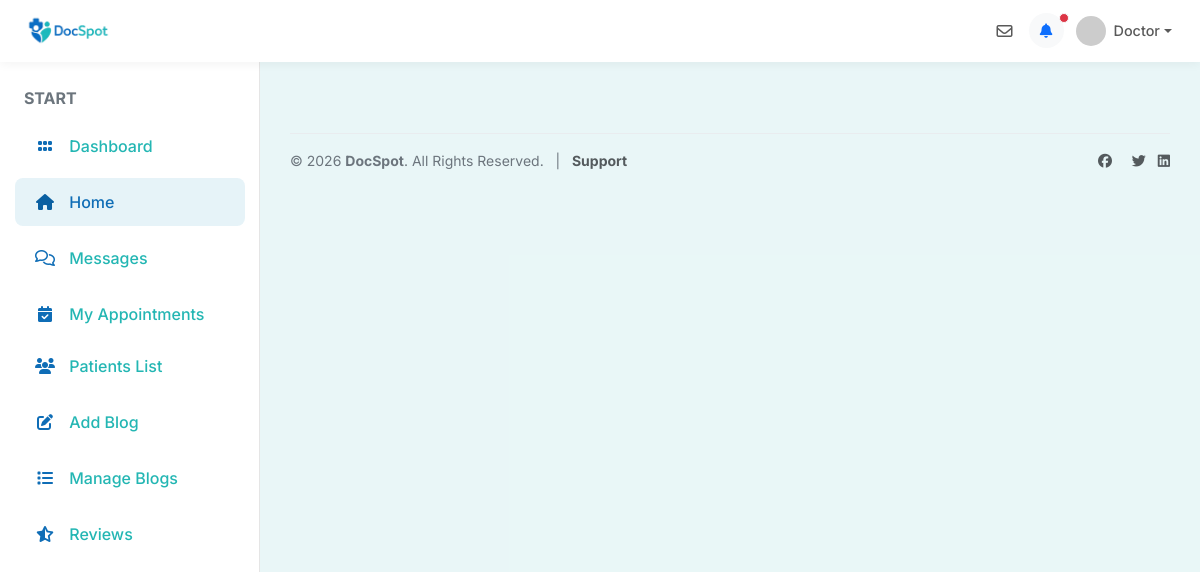
The page /doctorPostDetails/23/ on the database as committed earlier.
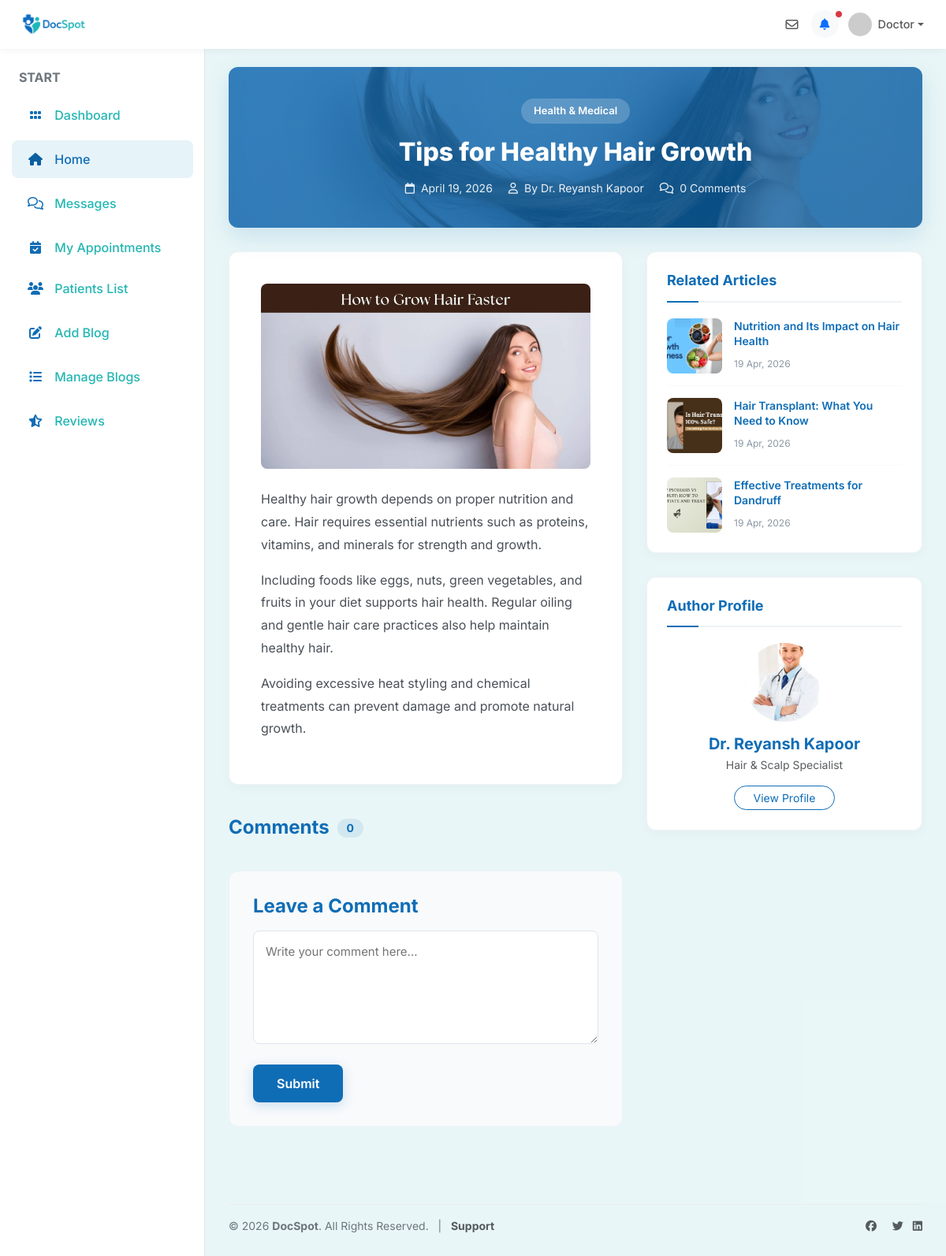
The same page on the database as committed later.
### user/models.py (models this page shows, shortened)
class tblDoctorPost(models.Model):
    doctorPostID=models.AutoField(primary_key=True)
    doctorID=models.ForeignKey(tblDoctor,on_delete=models.CASCADE)
    title=models.TextField(max_length=100)
    description=models.TextField(max_length=500)
    thumbnail=models.ImageField(upload_to='images/')
    createDT=models.DateTimeField(auto_now_add=True)

class tblDoctor(models.Model):
    doctorID=models.AutoField(primary_key=True)
    userID=models.ForeignKey(tblUser,on_delete=models.CASCADE)
    displayName=models.TextField(max_length=50)
    displayContact=models.TextField(max_length=15)
    bio=models.TextField(max_length=500)
    subcategoryID=models.ForeignKey(tblSubcategory,on_delete=models.CASCADE)
    displayAddress=models.TextField(max_length=100)
    yearOfExperience=models.IntegerField()
    licenseNo=models.TextField(max_length=50)
    documents=models.FileField(upload_to='doctor_documents/')
    mode=models.IntegerField(default=1)
    consultationFees=models.DecimalField(max_digits=10, decimal_places=2, default=10.00)
    approval_status = models.CharField(max_length=20, default='pending', choices=[('pending', 'Pending'), ('approved', 'Approved'), ('rejected', 'Rejected')])

class tblUser(models.Model):
    userID=models.AutoField(primary_key=True)
    userName=models.TextField(max_length=50)
    password=models.TextField(max_length=10)
    registrationDT=models.DateTimeField(auto_now_add=True)
    profilePic=models.ImageField(upload_to='images/')
    email=models.TextField(max_length=100)
    mobileNumber=models.TextField(max_length=15)
    cityID=models.ForeignKey(tblCity,on_delete=models.CASCADE)
    IsDoctor=models.BooleanField(default=False)
    last_seen=models.DateTimeField(null=True, blank=True)

class tblSubcategory(models.Model):
    subcategoryID=models.AutoField(primary_key=True)
    subcategoryName=models.TextField(max_length=50)
    CategoryID=models.ForeignKey(tblCategory,on_delete=models.CASCADE)

### user/views.py (the view, shortened to what this page needs)
# urls.py: path('doctorPostDetails/<int:id>/',views.doctorPostDetails , name='doctorPostDetails'),
def doctorPostDetails(request,id):
    user_id = request.session.get('user_id')
    user = None
    is_patient = False
    if user_id:
        user = tblUser.objects.filter(userID=user_id).first()
        if user:
            c = tblClient.objects.filter(userID=user.userID).first()
            if c:
                is_patient = True
    if is_patient:
        base_template = 'patient_base.html'
    else:
        base_template = 'base.html'
    current_post = tblDoctorPost.objects.filter(doctorPostID=id).first()
    related_articles = tblDoctorPost.objects.none()
    if current_post:
        related_articles = tblDoctorPost.objects.filter(doctorID=current_post.doctorID).exclude(doctorPostID=id).order_by('-createDT')[:3]
    data={
        "blogs":tblDoctorPost.objects.filter(doctorPostID=id),
        "related_articles": related_articles,
        'comments':tblComments.objects.filter(doctorPostID=id, parent=None).order_by('-createdDT'),
        'base_template': base_template,
        'is_patient': is_patient,
    }
    return render(request,'doctor_post_details.html',data)

### user/templates/doctor_post_details.html (shortened to what this page needs)
{% extends base_template %}
{% block nav_home %}active{% endblock %}
{% block content %}
<div class="container-fluid p-0">
	{% for blog in blogs %}
	<div class="post-header">
		{% if blog.thumbnail %}
		<img src="{{ blog.thumbnail.url }}" class="post-header-bg" alt="Background blur">
		{% endif %}
		<div class="post-header-content text-center">
			<span class="post-category">Health & Medical</span>
			<h1 class="post-title"><span class="text-white">{{ blog.title }}</span></h1>
			<div class="post-meta justify-content-center">
				<div class="post-meta-item">
					<i class="fa-regular fa-calendar"></i>
					{{ blog.createDT|date:"F j, Y" }}
				</div>
				<div class="post-meta-item">
					<i class="fa-regular fa-user"></i>
					By {{ blog.doctorID.displayName }}
				</div>
				<div class="post-meta-item">
					<i class="fa-regular fa-comments"></i>
					{{ comments.count }} Comments
				</div>
			</div>
		</div>
	</div>
	<div class="post-container">
		<div class="post-content-column">
			<div class="post-body-box">
				{% if blog.thumbnail %}
				<img src="{{ blog.thumbnail.url }}" class="img-fluid rounded-3 mb-4 w-100"
					style="max-height: 400px; object-fit: cover;" alt="{{ blog.title }}">
				{% endif %}
				{{ blog.description|linebreaks }}
			</div>
			<div class="comments-wrapper">
				<h3 class="section-title">Comments <span class="badge">{{ comments.count }}</span></h3>
				<div class="add-comment-box" id="add-comment">
					<h4 class="mb-3 fw-bold">Leave a Comment</h4>
					<form method="post">{% csrf_token %}
						<textarea name="comment" id="comment-text" rows="5" placeholder="Write your comment here..."
							required></textarea>
						<input type="submit" name="btnComment" class="btn-submit-comment">
					</form>
				</div>
			</div>
		</div>
		<div class="post-sidebar-column">
			<div class="sidebar-widget">
				<h4>Related Articles</h4>
				{% for article in related_articles %}
				<a href="{% url 'doctorPostDetails' article.doctorPostID %}" class="mini-post">
					{% if article.thumbnail %}
					<img src="{{ article.thumbnail.url }}" alt="{{ article.title }}">
					{% else %}
					<img src="/static/images/blog-placeholder.jpg" alt="{{ article.title }}">
					{% endif %}
					<div>
						<h5 class="mini-post-title">{{ article.title }}</h5>
						<span class="mini-post-meta">{{ article.createDT|date:"d M, Y" }}</span>
					</div>
				</a>
				{% empty %}
				<p class="text-muted small mb-0">No more articles from this author.</p>
				{% endfor %}
			</div>
			<div class="sidebar-widget">
				<h4>Author Profile</h4>
				<div class="text-center">
					{% if blog.doctorID.userID.profilePic %}
					<img src="{{ blog.doctorID.userID.profilePic.url }}" class="rounded-circle mb-3"
						style="width: 100px; height: 100px; object-fit: cover;" alt="">
					{% else %}
					<div class="rounded-circle bg-primary text-white d-flex align-items-center justify-content-center mx-auto mb-3"
						style="width: 100px; height: 100px; font-size: 36px; font-weight: bold;">
						{{ blog.doctorID.displayName|make_list|first|upper }}
					</div>
					{% endif %}
					<h5 class="fw-bold mb-1">{{ blog.doctorID.displayName }}</h5>
					<p class="text-muted small mb-3">{{ blog.doctorID.subcategoryID.subcategoryName }}</p>
					<a href="{% url 'viewDoctorProfile' blog.doctorID.doctorID %}"
						class="btn btn-outline-primary btn-sm rounded-pill px-4">View Profile</a>
				</div>
			</div>
		</div>
	</div>
	{% endfor %}
</div>
{% endblock %}

Rows that differ between the two databases and show on the page:
added tblDoctorPost: thumbnail (picture), title "Tips for Healthy Hair Growth", createDT "April 19, 2026", doctorID.displayName "Dr. Reyansh Kapoor", count "0", description "Healthy hair growth depends on proper nutrition and care. Hair requires essential nutrients such as proteins, vitamins, and minerals for strength and growth. Including foods like eggs, nuts, green vegetables, and fruits in your diet supports hair health. Regular oiling and gentle hair care practices also help maintain healthy hair. Avoiding excessive heat styling and chemical treatments can prevent damage and promote natural growth.", doctorID.userID.profilePic (picture), doctorID.subcategoryID.subcategoryName "Hair & Scalp Specialist"
added tblDoctorPost: thumbnail (picture), title "Nutrition and Its Impact on Hair Health", createDT "19 Apr, 2026", shown under "Tips for Healthy Hair Growth"
added tblDoctorPost: thumbnail (picture), title "Hair Transplant: What You Need to Know", createDT "19 Apr, 2026", shown under "Tips for Healthy Hair Growth"
added tblDoctorPost: thumbnail (picture), title "Effective Treatments for Dandruff", createDT "19 Apr, 2026", shown under "Tips for Healthy Hair Growth"
